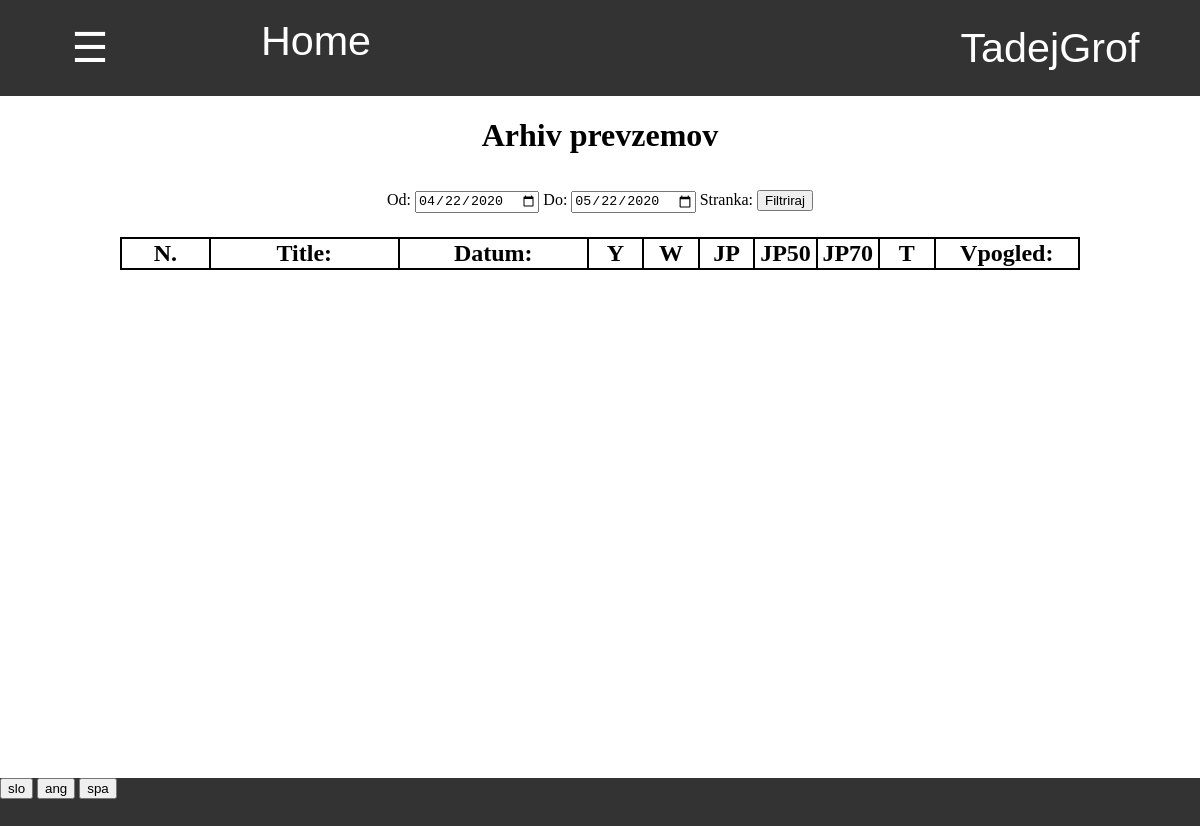
/zaloga/1/prevzem/arhiv/ (signed in), run on an earlier commit of the app's database.
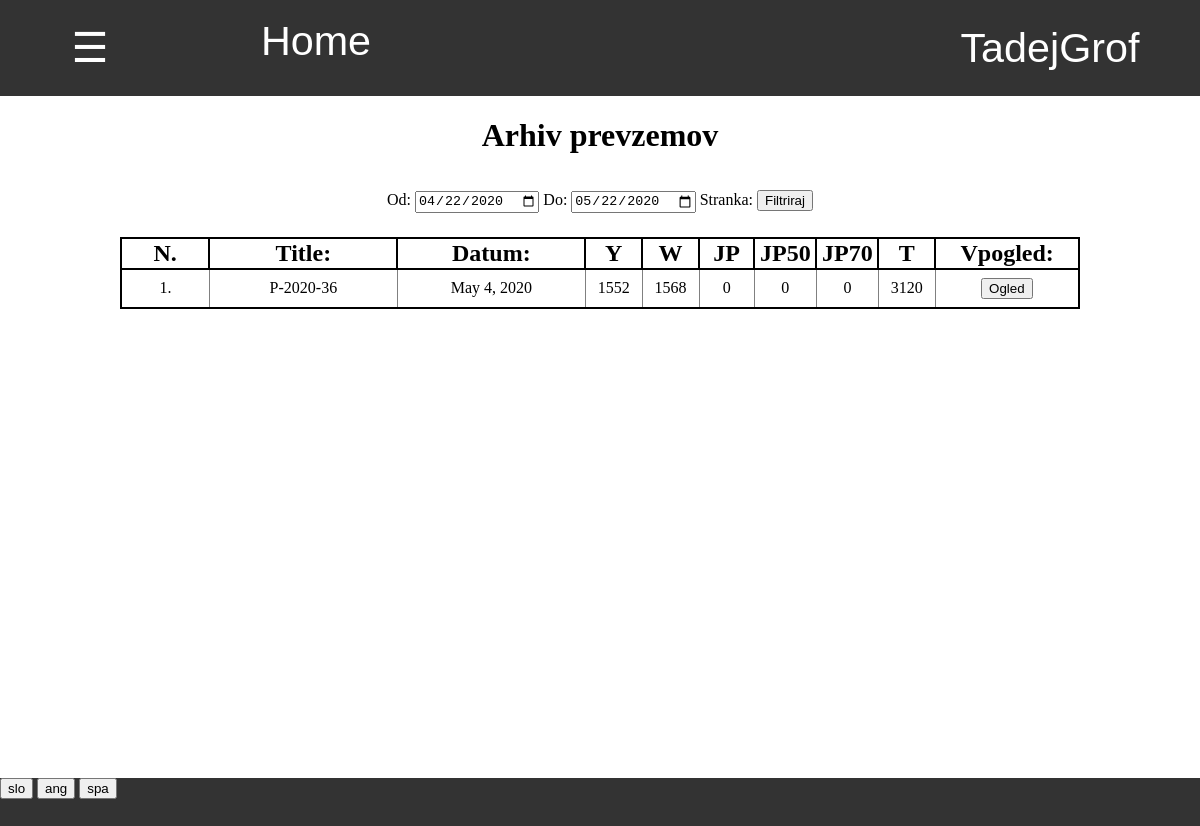
And on a later commit of the database.
### program/models.py (models this page shows)
class Profil(models.Model):
    user = models.OneToOneField(User,on_delete=models.CASCADE)
    jezik =  models.CharField(default="spa",max_length=3, choices=JEZIKI)
    stranka = models.OneToOneField(Stranka, on_delete=models.CASCADE, default=None, null=True, blank=True)

### zaloga/models.py (models this page shows, shortened)
class Baza(models.Model):
    author = models.ForeignKey(User,default=1, on_delete=models.CASCADE)
    title = models.CharField(default="",max_length=15)
    datum = models.DateField(default=timezone.now)
    zaloga = models.ForeignKey(Zaloga, default=1 ,on_delete=models.CASCADE)
    status = models.CharField(default="aktivno",max_length=10)
    sprememba_zaloge = models.IntegerField(default = -1)
    tip = models.CharField(default="prevzem",max_length=20, choices=TIPI_BAZE)
    kontejner = models.OneToOneField(Kontejner,null=True,default=None,blank=True, on_delete=models.CASCADE)
    popust = models.IntegerField(default = None, null=True, blank=True)
    stranka = models.ForeignKey(Stranka, on_delete=models.CASCADE, default=None, null=True, blank=True)
    cas = models.TimeField(default=None,null=True,blank=True)
    dnevna_prodaja = models.ForeignKey(Dnevna_prodaja, on_delete=models.CASCADE, default=None, null=True, blank=True)
    prevoz = models.DecimalField(default=None,null=True,blank=True,max_digits=5, decimal_places=2)

class Vnos(models.Model):
    dimenzija = models.ForeignKey(Dimenzija,default=0,on_delete=models.CASCADE)
    tip = models.CharField(default="Y", choices=TIPI_SESTAVINE, max_length=10)
    stevilo = models.IntegerField()
    baza = models.ForeignKey(Baza,default=0, on_delete=models.CASCADE)
    cena = models.DecimalField(decimal_places=2,max_digits=5,default=None,null=True,blank=True)
    sprememba = models.ForeignKey(Sprememba,default=None,null=True,blank=True,on_delete=models.CASCADE)

### zaloga/views.py (the view)
# urls.py: path('arhiv/', views.arhiv, name='arhiv_baz'),
@login_required
def arhiv(request,zaloga, tip_baze):
    if request.method == "GET":
        danes = datetime.date.today().strftime('%Y-%m-%d')
        pred_mescem =  (datetime.date.today() - datetime.timedelta(days=30)).strftime('%Y-%m-%d')
        zacetek = request.GET.get('zacetek', pred_mescem)
        konec = request.GET.get('konec', danes)
        stranke = Stranka.objects.all()
        stranka = None
        if tip_baze == "dnevna_prodaja":
            baze = Dnevna_prodaja.objects.filter(zaloga=zaloga,datum__gte=zacetek, datum__lte=konec).prefetch_related('baza_set').order_by('-datum')
        else:
            baze = Baza.objects.filter(zaloga=zaloga,tip=tip_baze,status='veljavno',datum__gte=zacetek, datum__lte=konec).prefetch_related('vnos_set','stranka').order_by('-datum','-cas')
            stranka = request.GET.get('stranka','all')
            if tip_baze == "vele_prodaja" and stranka != "all":
                stranka = int(stranka)
                baze = baze.filter(stranka__id = stranka)
        zaloga = Zaloga.objects.get(pk =zaloga)
        return pokazi_stran(request, 'zaloga/arhiv_baz.html', {'zaloga':zaloga,'baze': baze, 'tip': tip_baze,'zacetek':zacetek,'konec':konec,'stranka':stranka,'stranke':stranke})

### program/models.py (called while the page is built)
    @property
    def vrni_jezike(self):
        return JEZIKI

### request_funkcije.py (called while the page is built)
def vrni_slovar(request):
    with open('slovar.json') as dat:
        slovar = json.load(dat)
    return slovar

def pokazi_stran(request, html, baze={}):
    je_stranka = False
    program = Program.objects.first()
    zaloga = Zaloga.objects.first()
    if request.user.profil.stranka != None:
        je_stranka = True
    slovar = {'je_stranka':je_stranka,'program':program,'slovar':vrni_slovar(request),'jezik':request.user.profil.jezik}
    slovar.update(baze)
    if not 'zaloga' in baze:
        slovar.update({'zaloga':zaloga})
    slovar.update({'zaloga_pk':slovar['zaloga'].pk})
    return render(request, html, slovar)

### zaloga/models.py (called while the page is built)
    @property
    def vrni_tipe(self):
        return TIPI_SESTAVINE

### zaloga/templatetags/zaloga_exstras.py (called while the page is built)
@register.filter(name='skupno')
def skupno(baza,tip):
    skupno = 0
    for vnos in baza.vnos_set.all():
        if tip == "all":
            skupno += vnos.stevilo
        elif tip == vnos.tip:
            skupno += vnos.stevilo
    return skupno

@register.filter
def keyvalue(dict, key):
    return dict[key]

### zaloga/templates/zaloga/arhiv_baz.html (shortened to what this page needs)
{% extends 'program/base.html' %}
{% load zaloga_exstras %}
{% block content %}
<h1>
{% if tip == 'prevzem' %}
    {{slovar|keyvalue:'Arhiv prevzemov'|keyvalue:jezik}}
{% elif tip == 'odpis' %}
    {{slovar|keyvalue:'Arhiv odpisov'|keyvalue:jezik}}
{% elif tip == 'inventura' %}
    {{slovar|keyvalue:'Arhiv inventur'|keyvalue:jezik}}
{% elif tip == 'vele_prodaja' %}
    {{slovar|keyvalue:'Arhiv vele prodaj'|keyvalue:jezik}}
{% elif tip == 'dnevna_prodaja' %}
    {{slovar|keyvalue:'Arhiv dnevnih prodaj'|keyvalue:jezik}}
{% endif %}
</h1>
<div class="filter" style="margin-top:3%">
    <form action="{% url 'arhiv_baz' zaloga_pk tip %}" method="GET">
        {{slovar|keyvalue:'Od'|keyvalue:jezik}}: <input type="date" value="{{zacetek}}" name="zacetek">
        {{slovar|keyvalue:'Do'|keyvalue:jezik}}: <input type="date" value="{{konec}}" name="konec">
        {{slovar|keyvalue:'Stranka'|keyvalue:jezik}}:
        <input type="submit" value="{{slovar|keyvalue:'Filtriraj'|keyvalue:jezik}}">
    </form>
</div>
<div class="table">
    {% if tip == "vele_prodaja" %}
    <table class="tabela_vnosov">
        <tr class="header">
            <th width="15%">{{slovar|keyvalue:'Faktura'|keyvalue:jezik}}:</th>
            <th width="15%">{{slovar|keyvalue:'Stranka'|keyvalue:jezik}}:</th>
            <th width="30%">{{slovar|keyvalue:'Datum'|keyvalue:jezik}}:</th>
            <th width="15%">{{slovar|keyvalue:'Skupno stevilo'|keyvalue:jezik}}: </th>
            <th width="20%">{{slovar|keyvalue:'Skupna cena'|keyvalue:jezik}}:</th>
            <th width="12%">{{slovar|keyvalue:'Ogled'|keyvalue:jezik}}</th>
        </tr>
        {% for baza in baze %}
            <tr>
                <td> {{baza.title}} </td>
                <td> {{baza.stranka.ime}} </td>
                <td> {{baza.datum}} </td>
                <td> {{baza.skupno_stevilo}} </td>
                <td> {{baza.koncna_cena}} $</td>
                <td>
                    <form action="{% url 'baza' zaloga_pk 'vele_prodaja' baza.pk %}" method="GET">
                        <input type="submit" value="{{slovar|keyvalue:'Ogled'|keyvalue:jezik}}">
                    </form>
                </td>
            </tr>
        {% endfor %}
    </table>
    {% else %}
    <table class="tabela_vnosov">
        <tr class="header">
            <th width="8%"> N. </th>
            <th width="17%"> {{slovar|keyvalue:'Title'|keyvalue:jezik}}: </th>
            <th width="17%"> {{slovar|keyvalue:'Datum'|keyvalue:jezik}}: </th>
            {% if tip != 'inventura' %}
            {% for tip in zaloga.vrni_tipe %}
            <th width="5%"> {{tip.0}} </th>
            {% endfor %}
            <th width="5%"> T </th>
            {% endif %}
            <th width="13%"> {{slovar|keyvalue:'Vpogled'|keyvalue:jezik}}: </th>
        </tr>
        {% for baza in baze %}
        <tr>
            <td> {{forloop.counter}}. </td>
            <td> {{baza.title}} </td>
            <td> {{baza.datum}} </td>
            {% if tip != 'inventura' %}
            {% for tip in zaloga.vrni_tipe %}
            <td> {{baza|skupno:tip.0}} </td>
            {% endfor %}
            <td> {{baza|skupno:'all'}} </td>
            {% endif %}
            <td>
                <form action="{% url 'baza' zaloga_pk tip baza.pk %}" method="GET">
                    <input type="submit" value="{{slovar|keyvalue:'Ogled'|keyvalue:jezik}}">
                </form>
            </td>
        </tr>
        {% endfor %}
    </table>
    {% endif %}
</div>
{% endblock %}

What changed in the data, as far as the page shows it:
now on this page (row edited): Baza: title "P-2020-36", datum "May 4, 2020", vrni_tipe "1552" "1568" "0" "0" "0", stevilo "3120", {{ slovar|keyvalue:'Ogled'|keyvalue:jezik }} "Ogled"
